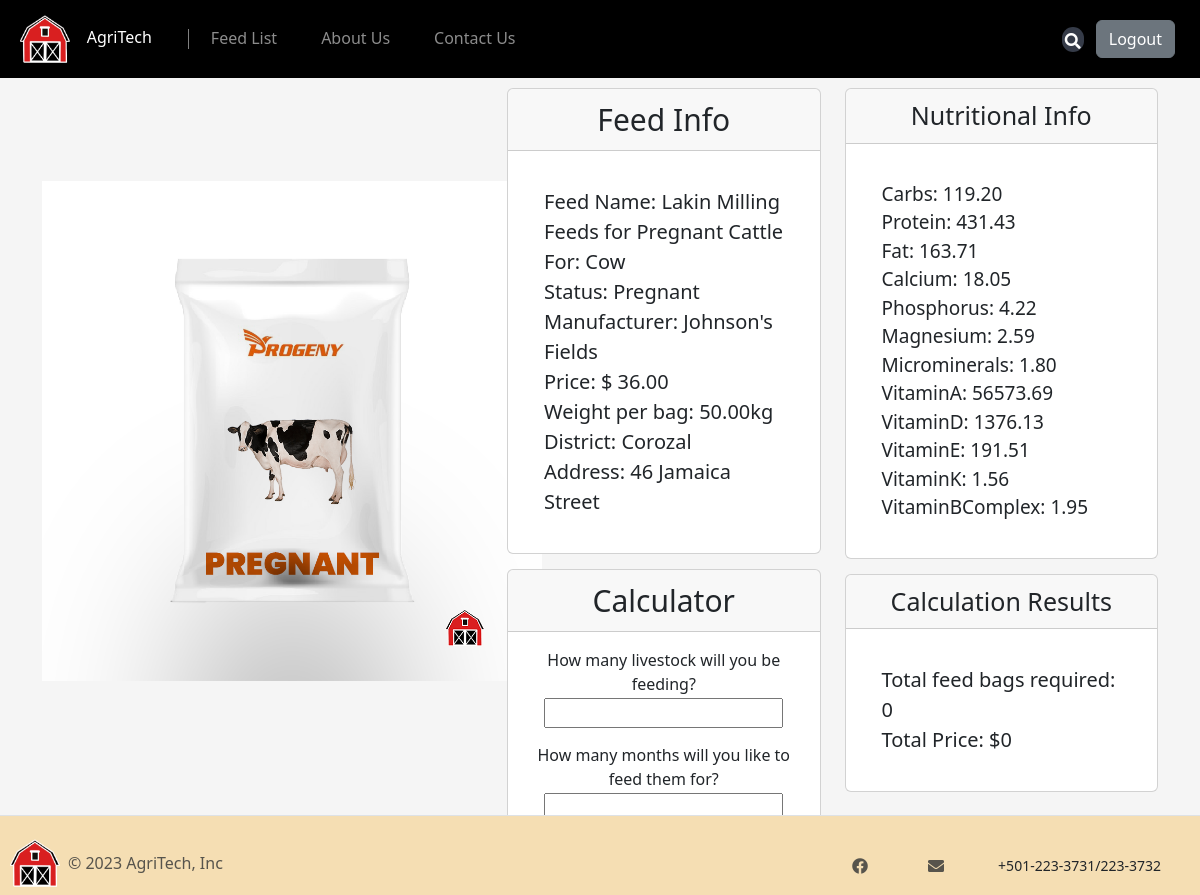
Screenshot of /feed.php?FeedID=11 with the database file from the repository.
### tables this page shows
CREATE TABLE `feeds` (
  `FeedID` int(4) NOT NULL,
  `FeedName` varchar(50) NOT NULL,
  `Manufacturer` varchar(50) NOT NULL,
  `AnimalType` varchar(20) NOT NULL,
  `AnimalStatus` varchar(20) NOT NULL,
  `Price` decimal(10,2) NOT NULL,
  `WeightPerBag` decimal(10,2) NOT NULL,
  `Description` varchar(250) NOT NULL,
  `District` varchar(50) NOT NULL,
  `Address` varchar(50) NOT NULL,
  `ProductCover` varchar(150) NOT NULL
);

CREATE TABLE `nutrition` (
  `NutritionID` int(4) NOT NULL,
  `FeedID` int(4) NOT NULL,
  `Carbs` decimal(10,2) NOT NULL,
  `Protein` decimal(10,2) NOT NULL,
  `Fat` decimal(10,2) NOT NULL,
  `Calcium` decimal(10,2) NOT NULL,
  `Phosphorus` decimal(10,2) NOT NULL,
  `Magnesium` decimal(10,2) NOT NULL,
  `Microminerals` decimal(10,2) NOT NULL,
  `TotalMinerals` decimal(10,2) NOT NULL,
  `VitaminA` decimal(10,2) NOT NULL,
  `VitaminD` decimal(10,2) NOT NULL,
  `VitaminE` decimal(10,2) NOT NULL,
  `VitaminK` decimal(10,2) NOT NULL,
  `VitaminBComplex` decimal(10,2) NOT NULL,
  `TotalVitamins` decimal(10,2) NOT NULL
);

### feed.php (the view, shortened to what this page needs)
<?php
include "header.php";
if (isset($_GET['FeedID'])) {
  $FeedID = $_GET['FeedID'];
  $stmt = mysqli_prepare($con,
  "SELECT FeedName, Manufacturer, AnimalType, AnimalStatus, Price, WeightPerBag, District, Address, ProductCover
  FROM feeds
  WHERE FeedID = ?");
  mysqli_stmt_bind_param($stmt, "i", $FeedID);
  mysqli_stmt_execute($stmt);
  $data = mysqli_stmt_get_result($stmt);
  $result = mysqli_fetch_assoc($data);
  $name = $result['FeedName'];
  $manufac = $result['Manufacturer'];
  $type = $result['AnimalType'];
  $status = $result['AnimalStatus'];
  $price = $result['Price'];
  $weight = $result['WeightPerBag'];
  $district = $result['District'];
  $address = $result['Address'];
  $picture = $result['ProductCover'];
  $sql = mysqli_prepare($con,
  "SELECT
  Carbs, Protein, Fat, Calcium, Phosphorus, Magnesium, Microminerals,
  VitaminA, VitaminD, VitaminE, VitaminK, VitaminBComplex
  FROM nutrition WHERE FeedID = ?");
  mysqli_stmt_bind_param($sql, "i", $FeedID);
  mysqli_stmt_execute($sql);
  $data_nutrients = mysqli_stmt_get_result($sql);
  $nut = mysqli_fetch_assoc($data_nutrients);
} else {
  header("Location: error.php?error=feedidnotset");
}
?>
<div class="container text-center" style="margin-top: 10px; margin-bottom: 10px;">
  <div class="row g-0">
    <div class="col-md-5">
      <img src="<?php echo $picture; ?>" alt="feed bag image" style="height: 500px; width: 500px; margin-top: 20%;">
    </div>
    <div class="col-md-7">
      <div class="row d-flex flex-row">
        <div class="col-md-6">
          <div class="card flex-column">
            <div class="card-header" style="font-size: 30px;">Feed Info</div>
            <div class="card-body text-start">
              <div style="padding: 20px;">
                <span style="font-size: 20px;">
                  <span style='font-weight: 500;'>Feed Name: </span><?php echo $name ?> <br>
                  <span style='font-weight: 500;'>For: </span><?php echo $type ?> <br>
                  <span style='font-weight: 500;'>Status: </span><?php echo $status ?> <br>
                  <span style='font-weight: 500;'>Manufacturer: </span><?php echo $manufac ?> <br>
                  <span style='font-weight: 500;'>Price: $ </span><?php echo $price ?> <br>
                  <span style='font-weight: 500;'>Weight per bag: </span><?php echo $weight ?>kg <br>
                  <span style='font-weight: 500;'>District: </span><?php echo $district ?> <br>
                  <span style='font-weight: 500;'>Address: </span><?php echo $address ?> <br>
                </span>
              </div>
            </div>
          </div>
          <div class="card flex-column" style="margin-top: 15px;">
            <div class="card-header" style="font-size: 30px;">Calculator</div>
            <div class="card-body">
              <form action="php/calculate.php" method="post">
                <p style="margin-bottom: 2px;">How many livestock will you be feeding?</p>
                <input type="number" style="margin-bottom: 15px;" name="number">
                <p style="margin-bottom: 2px;">How many months will you like to feed them for?</p>
                <input type="number" style="margin-bottom: 15px;" name="months"> <br>
              </form>
            </div>
          </div>
        </div>
        <div class="col-md-6">
          <div class="card flex-column">
            <div class="card-header" style="font-size: 25px;">Nutritional Info</div>
            <div class="card-body text-start">
              <div style="padding: 20px;">
                <span style="font-size: 19px;">
                  <?php
                    foreach ($nut as $column_name => $data) {
                      echo "<span style='font-weight: 500;'>" . $column_name . "</span>" . ": " . $data . "<br>";
                    }
                  ?>
                </span>
              </div>
            </div>
          </div>
          <div class="card flex-column" style="margin-top: 15px;">
            <div class="card-header" style="font-size: 25px;">Calculation Results</div>
            <div class="card-body text-start">
              <div style="padding: 20px;">
                <span style="font-size: 20px;">
                  <span style='font-weight: 500;'>Total feed bags required: </span><?php echo round($_SESSION['totalbags']); ?> <br>
                  <span style='font-weight: 500;'>Total Price: $</span><?php echo round($_SESSION['totalprice'], 2); ?>
                </span>
              </div>
            </div>
          </div>
        </div>
      </div>
    </div>
  </div>
</div>
<?php
include "footer.php";
?>

### header.php (shortened to what this page needs)
<!DOCTYPE html>
<html>
<head>
  <link rel="stylesheet" href="css/bootstrap.css" />
  <link rel="stylesheet" href="https://cdnjs.cloudflare.com/ajax/libs/font-awesome/4.7.0/css/font-awesome.min.css">
</head>
<body>
<header>
<div class="container-fluid px-0">
<nav class="navbar navbar-expand-sm navbar-dark bg-black py-0 px-0">
  <a class="navbar-brand" href="../CIS-290-Project/index.php"><img id="logo" src="media/logo.png" style="height: 50px; width: 50px;"> &nbsp;&nbsp;&nbsp;AgriTech</a>
  <div class="collapse navbar-collapse" id="navbarNav">
    <ul class="navbar-nav mr-auto">
      <li class="nav-item active">
        <a class="nav-link" href="feedlist.php">Feed List</a>
      </li>
      <li class="nav-item">
        <a class="nav-link" href="about.php">About Us</a>
      </li>
      <li class="nav-item">
        <a class="nav-link" href="contact.php">Contact Us</a>
      </li>
    </ul>
    <div>
      <form action="search.php" method="get">
        <div class="container h-100">
          <div class="d-flex justify-content-center h-100">
            <div class="searchbar">
              <input class="search_input" type="text" name="query" placeholder="Feed Search...">
              <a href="search.php" class="search_icon"><i class="fas fa-search"></i></a>
            </div>
          </div>
        </div>
      </form>
    </div>
    <button type="button" class="btn btn-secondary" style="margin-right: 25px;"><a href="php/logout.php" style="text-decoration: none; color: white;">Logout</a></button>
  </div>
</nav>
</div>
</header>

### footer.php (shortened to what this page needs)
<footer class="fixed-bottom d-flex flex-wrap justify-content-between align-items-center py-3 border-top" style="background-color:wheat; height: 80px;">
  <div class="col-md-4 d-flex align-items-center">
    <a href="index.php" class="mb-3 me-2 mb-md-0 text-body-secondary text-decoration-none lh-1">
      <img src="media/logo.png" alt="sjc logo" style="height: 50px; width: 50px; margin-left:10px;">
    </a>
    <span class="mb-3 mb-md-0 text-body-secondary">© 2023 AgriTech, Inc</span>
  </div>
  <ul class="nav col-md-4 justify-content-end list-unstyled d-flex">
    <li class="nav-item" style="margin-top:8px;"><a class="nav-link text-body-secondary" href="https://www.facebook.com/StJohnsCollegeJuniorCollege/"><i class="fab fa-facebook"></i></a></li>
    <li class="nav-item" style="margin-top:8px;"><a class="nav-link text-body-secondary" href="mailto:dean@jc.sjc.edu.bz"><i class="fas fa-envelope"></i></a></li>
    <li class="nav-item" style="margin-top:15px; margin-left:10px; margin-right:25px;"><small>+501-223-3731/223-3732</small></li>
  </ul>
</footer>
    <link rel="stylesheet" href="https://cdnjs.cloudflare.com/ajax/libs/font-awesome/5.15.3/css/all.min.css" />
</body>
</html>

### header.php (style rules this page uses)
body { background-color: #f5f5f5; }
.bg-black { background-color: #000; }
#logo { width: 90px; height: 30px; border-radius: 4px; }
.navbar-brand { padding: 14px 20px; font-size: 16px; }
.navbar-nav { width: 100%; }
.nav-item { padding: 6px 14px; text-align: center; }
.nav-link { padding-bottom: 10px; }
.searchbar { margin-bottom: auto; margin-top: auto; height: 25px; background-color: #353b48; border-radius: 30px; padding: 1px; }
.search_input { color: white; border: 0; outline: 0; background: none; width: 0; caret-color: transparent; line-height: 20px; transition: width 0.4s linear; }
.search_icon { height: 20px; width: 20px; float: right; display: flex; justify-content: center; align-items: center; border-radius: 50%; color: white; text-decoration: none; margin-top: -21px; }

### rows the page displays
feeds: ProductCover (picture), FeedName "Lakin Milling Feeds for Pregnant Cattle", AnimalType "Cow", AnimalStatus "Pregnant", Manufacturer "Johnson's Fields", Price "36.00", WeightPerBag "50.00", District "Corozal", Address "46 Jamaica Street"
nutrition: Carbs "119.20", Protein "431.43", Fat "163.71", Calcium "18.05", Phosphorus "4.22", Magnesium "2.59", Microminerals "1.80", VitaminA "56573.69", VitaminD "1376.13", VitaminE "191.51", VitaminK "1.56", VitaminBComplex "1.95"

### other values shown
$column_name "Carbs"
$column_name "Protein"
$column_name "Fat"
$column_name "Calcium"
$column_name "Phosphorus"
$column_name "Magnesium"
$column_name "Microminerals"
$column_name "VitaminA"
$column_name "VitaminD"
$column_name "VitaminE"
$column_name "VitaminK"
$column_name "VitaminBComplex"
$_SESSION['totalbags'] "0"
$_SESSION['totalprice'] "0"
